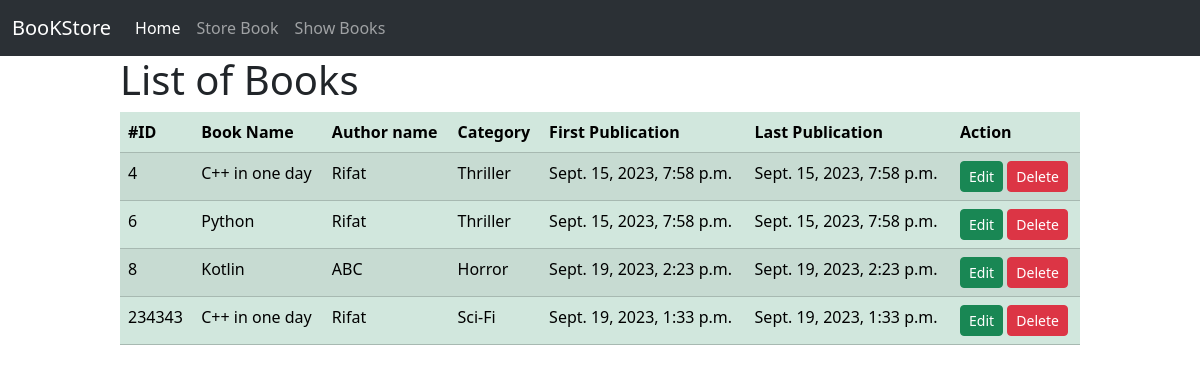
/show_books/, run on an earlier commit of the app's database.
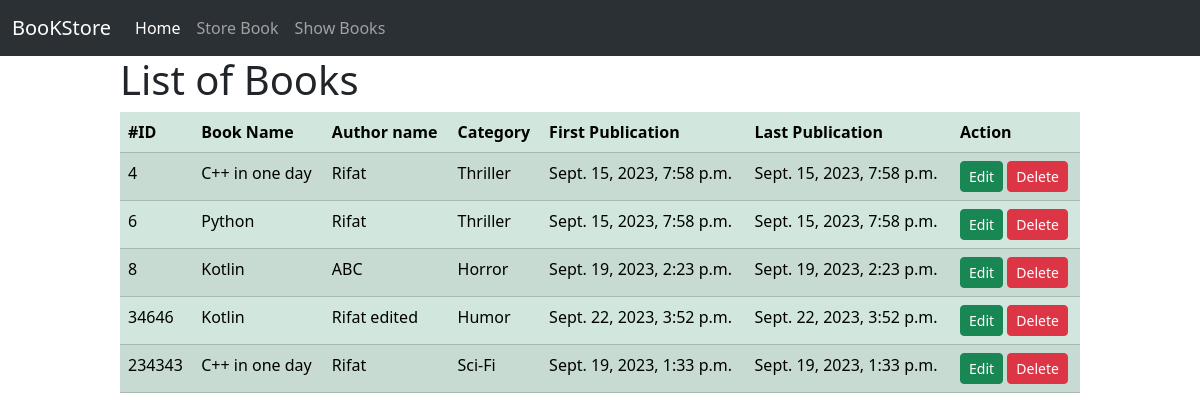
And on a later commit of the database.
### book/models.py (models this page shows, shortened)
class BookStoreModel(models.Model):
    CATEGORY = (
        ('Mystery','Mystery'),
        ('Thriller','Thriller'),
        ('Sci-Fi','Sci-Fi'),
        ('Humor','Humor'),
        ('Horror','Horror'),
    )
    id = models.IntegerField(primary_key=True)
    book_name = models.CharField(max_length=30)
    book_author = models.CharField(max_length=20)
    category = models.CharField(max_length=30, choices=CATEGORY)
    first_published = models.DateTimeField(auto_now_add=True) # django ekdom first data
    last_published = models.DateTimeField(auto_now=True) # erpor joto update korbo sei date dethabe

### book/views.py (the view)
# urls.py: path('show_books/',views.BookListView.as_view(),name="show_books"),
class BookListView(ListView):
    model = BookStoreModel
    template_name = 'show_book.html'
    context_object_name = 'data'
    def get_template_names(self):
        if self.request.user.is_superuser:
            template_name = 'superuser.html'
        elif self.request.user.is_staff:
            template_name='isStaff.html'
        else:
            template_name = self.template_name
        return [template_name]

### book/templates/show_book.html
{% extends "base.html" %}
{% block content %}
<div style="width : 80% ; margin : auto">
    <h1>List of Books</h1>
    {% if data %}
    <table class="table table-success table-striped">
        <thead>
          <tr>
            <th scope="col">#ID</th>
            <th scope="col">Book Name</th>
            <th scope="col">Author name</th>
            <th scope="col">Category</th>
            <th scope="col">First Publication</th>
            <th scope="col"> Last Publication</th>
            <th scope="col"> Action</th>
          </tr>
        </thead>
        <tbody>
            {% for i in data %}
            <tr>
              <td>{{i.id}}</td>
              <td>{{i.book_name}}</td>
              <td>{{i.book_author}}</td>
              <td>{{i.category}}</td>
              <td>{{i.first_published}}</td>
              <td>{{i.last_published}}</td>
              <td><a class ="btn btn-success btn-sm" href="{% url 'edit_book' id=i.id %}">Edit</a>
                <a class="btn btn-danger btn-sm" href="{% url 'delete_book' id=i.id %}">Delete</a>
              </td>
            </tr>
            {% endfor %}
        </tbody>
      </table>
      {% else %}
      <h3>  No data available </h3>
      {% endif %}
</div>
{% endblock content %}

What changed in the data, as far as the page shows it:
added BookStoreModel: id "34646", book_name "Kotlin", book_author "Rifat edited", category "Humor", first_published "Sept. 22, 2023, 3:52 p.m.", last_published "Sept. 22, 2023, 3:52 p.m."
